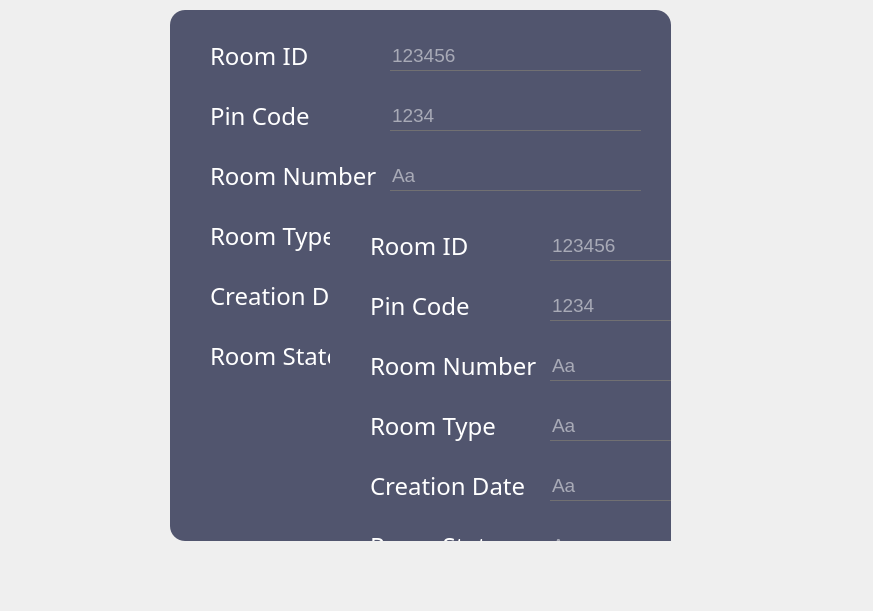
<?xml version="1.0" encoding="UTF-8"?>
<ui version="4.0">
 <class>add</class>
 <widget class="QDialog" name="add">
  <property name="geometry">
   <rect>
    <x>0</x>
    <y>0</y>
    <width>873</width>
    <height>611</height>
   </rect>
  </property>
  <property name="windowTitle">
   <string>Dialog</string>
  </property>
  <property name="styleSheet">
   <string notr="true">*{
background:url(C:/Users/hedi2/downloads/hamer.jpg)
}</string>
  </property>
  <widget class="QFrame" name="add_room">
   <property name="geometry">
    <rect>
     <x>170</x>
     <y>10</y>
     <width>501</width>
     <height>531</height>
    </rect>
   </property>
   <property name="styleSheet">
    <string notr="true">QFrame
{
	background:#51556e;
    border-radius:15px;
}</string>
   </property>
   <property name="frameShape">
    <enum>QFrame::StyledPanel</enum>
   </property>
   <property name="frameShadow">
    <enum>QFrame::Raised</enum>
   </property>
   <widget class="QPushButton" name="ADD">
    <property name="geometry">
     <rect>
      <x>270</x>
      <y>460</y>
      <width>201</width>
      <height>51</height>
     </rect>
    </property>
    <property name="font">
     <font>
      <pointsize>12</pointsize>
     </font>
    </property>
    <property name="styleSheet">
     <string notr="true">*{
color:white;
border-radius: 15px;
background:#303030;
}

*:hover
{
	color:#303030;
	border-radius:15px;
	background:white
}</string>
    </property>
    <property name="text">
     <string>ADD</string>
    </property>
   </widget>
   <widget class="QLineEdit" name="LRI">
    <property name="geometry">
     <rect>
      <x>220</x>
      <y>30</y>
      <width>251</width>
      <height>31</height>
     </rect>
    </property>
    <property name="font">
     <font>
      <pointsize>14</pointsize>
     </font>
    </property>
    <property name="acceptDrops">
     <bool>true</bool>
    </property>
    <property name="styleSheet">
     <string notr="true">*{
background:transparent;
border:none;
color:white;
border-bottom:1px solid #717072;
}</string>
    </property>
    <property name="inputMask">
     <string/>
    </property>
    <property name="text">
     <string/>
    </property>
    <property name="maxLength">
     <number>32767</number>
    </property>
    <property name="echoMode">
     <enum>QLineEdit::Normal</enum>
    </property>
    <property name="placeholderText">
     <string>123456</string>
    </property>
   </widget>
   <widget class="QLabel" name="RID">
    <property name="geometry">
     <rect>
      <x>40</x>
      <y>20</y>
      <width>121</width>
      <height>51</height>
     </rect>
    </property>
    <property name="styleSheet">
     <string notr="true">*{
    font-family:century gothic;
    font-size:24px;
	color:white;
}

</string>
    </property>
    <property name="text">
     <string>Room ID</string>
    </property>
   </widget>
   <widget class="QLabel" name="pc">
    <property name="geometry">
     <rect>
      <x>40</x>
      <y>80</y>
      <width>111</width>
      <height>51</height>
     </rect>
    </property>
    <property name="styleSheet">
     <string notr="true">*{
    font-family:century gothic;
    font-size:24px;
	color:white;
}

</string>
    </property>
    <property name="text">
     <string>Pin Code</string>
    </property>
   </widget>
   <widget class="QLineEdit" name="LCP">
    <property name="geometry">
     <rect>
      <x>220</x>
      <y>90</y>
      <width>251</width>
      <height>31</height>
     </rect>
    </property>
    <property name="font">
     <font>
      <pointsize>14</pointsize>
     </font>
    </property>
    <property name="acceptDrops">
     <bool>true</bool>
    </property>
    <property name="styleSheet">
     <string notr="true">*{
background:transparent;
border:none;
color:white;
border-bottom:1px solid #717072;
}</string>
    </property>
    <property name="inputMask">
     <string/>
    </property>
    <property name="text">
     <string/>
    </property>
    <property name="maxLength">
     <number>32767</number>
    </property>
    <property name="echoMode">
     <enum>QLineEdit::Normal</enum>
    </property>
    <property name="placeholderText">
     <string>1234</string>
    </property>
   </widget>
   <widget class="QLabel" name="RN">
    <property name="geometry">
     <rect>
      <x>40</x>
      <y>140</y>
      <width>181</width>
      <height>51</height>
     </rect>
    </property>
    <property name="styleSheet">
     <string notr="true">*{
    font-family:century gothic;
    font-size:24px;
	color:white;
}

</string>
    </property>
    <property name="text">
     <string>Room Number</string>
    </property>
   </widget>
   <widget class="QLineEdit" name="LRN">
    <property name="geometry">
     <rect>
      <x>220</x>
      <y>150</y>
      <width>251</width>
      <height>31</height>
     </rect>
    </property>
    <property name="font">
     <font>
      <pointsize>14</pointsize>
     </font>
    </property>
    <property name="acceptDrops">
     <bool>true</bool>
    </property>
    <property name="styleSheet">
     <string notr="true">*{
background:transparent;
border:none;
color:white;
border-bottom:1px solid #717072;
}</string>
    </property>
    <property name="inputMask">
     <string/>
    </property>
    <property name="text">
     <string/>
    </property>
    <property name="maxLength">
     <number>32767</number>
    </property>
    <property name="echoMode">
     <enum>QLineEdit::Normal</enum>
    </property>
    <property name="placeholderText">
     <string>Aa</string>
    </property>
   </widget>
   <widget class="QLabel" name="RT">
    <property name="geometry">
     <rect>
      <x>40</x>
      <y>200</y>
      <width>151</width>
      <height>51</height>
     </rect>
    </property>
    <property name="styleSheet">
     <string notr="true">*{
    font-family:century gothic;
    font-size:24px;
	color:white;
}

</string>
    </property>
    <property name="text">
     <string>Room Type</string>
    </property>
   </widget>
   <widget class="QLineEdit" name="LRT">
    <property name="geometry">
     <rect>
      <x>220</x>
      <y>210</y>
      <width>251</width>
      <height>31</height>
     </rect>
    </property>
    <property name="font">
     <font>
      <pointsize>14</pointsize>
     </font>
    </property>
    <property name="acceptDrops">
     <bool>true</bool>
    </property>
    <property name="styleSheet">
     <string notr="true">*{
background:transparent;
border:none;
color:white;
border-bottom:1px solid #717072;
}</string>
    </property>
    <property name="inputMask">
     <string/>
    </property>
    <property name="text">
     <string/>
    </property>
    <property name="maxLength">
     <number>32767</number>
    </property>
    <property name="echoMode">
     <enum>QLineEdit::Normal</enum>
    </property>
    <property name="placeholderText">
     <string>Aa</string>
    </property>
   </widget>
   <widget class="QLabel" name="CD">
    <property name="geometry">
     <rect>
      <x>40</x>
      <y>260</y>
      <width>201</width>
      <height>51</height>
     </rect>
    </property>
    <property name="styleSheet">
     <string notr="true">*{
    font-family:century gothic;
    font-size:24px;
	color:white;
}

</string>
    </property>
    <property name="text">
     <string>Creation Date</string>
    </property>
   </widget>
   <widget class="QLabel" name="RS">
    <property name="geometry">
     <rect>
      <x>40</x>
      <y>320</y>
      <width>151</width>
      <height>51</height>
     </rect>
    </property>
    <property name="styleSheet">
     <string notr="true">*{
    font-family:century gothic;
    font-size:24px;
	color:white;
}

</string>
    </property>
    <property name="text">
     <string>Room State</string>
    </property>
   </widget>
   <widget class="QLineEdit" name="LRS">
    <property name="geometry">
     <rect>
      <x>220</x>
      <y>330</y>
      <width>251</width>
      <height>31</height>
     </rect>
    </property>
    <property name="font">
     <font>
      <pointsize>14</pointsize>
     </font>
    </property>
    <property name="acceptDrops">
     <bool>true</bool>
    </property>
    <property name="styleSheet">
     <string notr="true">*{
background:transparent;
border:none;
color:white;
border-bottom:1px solid #717072;
}</string>
    </property>
    <property name="inputMask">
     <string/>
    </property>
    <property name="text">
     <string/>
    </property>
    <property name="maxLength">
     <number>32767</number>
    </property>
    <property name="echoMode">
     <enum>QLineEdit::Normal</enum>
    </property>
    <property name="placeholderText">
     <string>Aa</string>
    </property>
   </widget>
   <widget class="QLineEdit" name="LCD">
    <property name="geometry">
     <rect>
      <x>220</x>
      <y>270</y>
      <width>251</width>
      <height>31</height>
     </rect>
    </property>
    <property name="font">
     <font>
      <pointsize>14</pointsize>
     </font>
    </property>
    <property name="acceptDrops">
     <bool>true</bool>
    </property>
    <property name="styleSheet">
     <string notr="true">*{
background:transparent;
border:none;
color:white;
border-bottom:1px solid #717072;
}</string>
    </property>
    <property name="inputMask">
     <string/>
    </property>
    <property name="text">
     <string/>
    </property>
    <property name="maxLength">
     <number>32767</number>
    </property>
    <property name="echoMode">
     <enum>QLineEdit::Normal</enum>
    </property>
    <property name="placeholderText">
     <string>Aa</string>
    </property>
   </widget>
   <widget class="QFrame" name="add_room_2">
    <property name="geometry">
     <rect>
      <x>160</x>
      <y>190</y>
      <width>501</width>
      <height>531</height>
     </rect>
    </property>
    <property name="styleSheet">
     <string notr="true">QFrame
{
	background:#51556e;
    border-radius:15px;
}</string>
    </property>
    <property name="frameShape">
     <enum>QFrame::StyledPanel</enum>
    </property>
    <property name="frameShadow">
     <enum>QFrame::Raised</enum>
    </property>
    <widget class="QPushButton" name="ADD_2">
     <property name="geometry">
      <rect>
       <x>270</x>
       <y>460</y>
       <width>201</width>
       <height>51</height>
      </rect>
     </property>
     <property name="font">
      <font>
       <pointsize>12</pointsize>
      </font>
     </property>
     <property name="styleSheet">
      <string notr="true">*{
color:white;
border-radius: 15px;
background:#303030;
}

*:hover
{
	color:#303030;
	border-radius:15px;
	background:white
}</string>
     </property>
     <property name="text">
      <string>ADD</string>
     </property>
    </widget>
    <widget class="QLineEdit" name="LRI_2">
     <property name="geometry">
      <rect>
       <x>220</x>
       <y>30</y>
       <width>251</width>
       <height>31</height>
      </rect>
     </property>
     <property name="font">
      <font>
       <pointsize>14</pointsize>
      </font>
     </property>
     <property name="acceptDrops">
      <bool>true</bool>
     </property>
     <property name="styleSheet">
      <string notr="true">*{
background:transparent;
border:none;
color:white;
border-bottom:1px solid #717072;
}</string>
     </property>
     <property name="inputMask">
      <string/>
     </property>
     <property name="text">
      <string/>
     </property>
     <property name="maxLength">
      <number>32767</number>
     </property>
     <property name="echoMode">
      <enum>QLineEdit::Normal</enum>
     </property>
     <property name="placeholderText">
      <string>123456</string>
     </property>
    </widget>
    <widget class="QLabel" name="RID_2">
     <property name="geometry">
      <rect>
       <x>40</x>
       <y>20</y>
       <width>121</width>
       <height>51</height>
      </rect>
     </property>
     <property name="styleSheet">
      <string notr="true">*{
    font-family:century gothic;
    font-size:24px;
	color:white;
}

</string>
     </property>
     <property name="text">
      <string>Room ID</string>
     </property>
    </widget>
    <widget class="QLabel" name="pc_2">
     <property name="geometry">
      <rect>
       <x>40</x>
       <y>80</y>
       <width>111</width>
       <height>51</height>
      </rect>
     </property>
     <property name="styleSheet">
      <string notr="true">*{
    font-family:century gothic;
    font-size:24px;
	color:white;
}

</string>
     </property>
     <property name="text">
      <string>Pin Code</string>
     </property>
    </widget>
    <widget class="QLineEdit" name="LCP_2">
     <property name="geometry">
      <rect>
       <x>220</x>
       <y>90</y>
       <width>251</width>
       <height>31</height>
      </rect>
     </property>
     <property name="font">
      <font>
       <pointsize>14</pointsize>
      </font>
     </property>
     <property name="acceptDrops">
      <bool>true</bool>
     </property>
     <property name="styleSheet">
      <string notr="true">*{
background:transparent;
border:none;
color:white;
border-bottom:1px solid #717072;
}</string>
     </property>
     <property name="inputMask">
      <string/>
     </property>
     <property name="text">
      <string/>
     </property>
     <property name="maxLength">
      <number>32767</number>
     </property>
     <property name="echoMode">
      <enum>QLineEdit::Normal</enum>
     </property>
     <property name="placeholderText">
      <string>1234</string>
     </property>
    </widget>
    <widget class="QLabel" name="RN_2">
     <property name="geometry">
      <rect>
       <x>40</x>
       <y>140</y>
       <width>181</width>
       <height>51</height>
      </rect>
     </property>
     <property name="styleSheet">
      <string notr="true">*{
    font-family:century gothic;
    font-size:24px;
	color:white;
}

</string>
     </property>
     <property name="text">
      <string>Room Number</string>
     </property>
    </widget>
    <widget class="QLineEdit" name="LRN_2">
     <property name="geometry">
      <rect>
       <x>220</x>
       <y>150</y>
       <width>251</width>
       <height>31</height>
      </rect>
     </property>
     <property name="font">
      <font>
       <pointsize>14</pointsize>
      </font>
     </property>
     <property name="acceptDrops">
      <bool>true</bool>
     </property>
     <property name="styleSheet">
      <string notr="true">*{
background:transparent;
border:none;
color:white;
border-bottom:1px solid #717072;
}</string>
     </property>
     <property name="inputMask">
      <string/>
     </property>
     <property name="text">
      <string/>
     </property>
     <property name="maxLength">
      <number>32767</number>
     </property>
     <property name="echoMode">
      <enum>QLineEdit::Normal</enum>
     </property>
     <property name="placeholderText">
      <string>Aa</string>
     </property>
    </widget>
    <widget class="QLabel" name="RT_2">
     <property name="geometry">
      <rect>
       <x>40</x>
       <y>200</y>
       <width>151</width>
       <height>51</height>
      </rect>
     </property>
     <property name="styleSheet">
      <string notr="true">*{
    font-family:century gothic;
    font-size:24px;
	color:white;
}

</string>
     </property>
     <property name="text">
      <string>Room Type</string>
     </property>
    </widget>
    <widget class="QLineEdit" name="LRT_2">
     <property name="geometry">
      <rect>
       <x>220</x>
       <y>210</y>
       <width>251</width>
       <height>31</height>
      </rect>
     </property>
     <property name="font">
      <font>
       <pointsize>14</pointsize>
      </font>
     </property>
     <property name="acceptDrops">
      <bool>true</bool>
     </property>
     <property name="styleSheet">
      <string notr="true">*{
background:transparent;
border:none;
color:white;
border-bottom:1px solid #717072;
}</string>
     </property>
     <property name="inputMask">
      <string/>
     </property>
     <property name="text">
      <string/>
     </property>
     <property name="maxLength">
      <number>32767</number>
     </property>
     <property name="echoMode">
      <enum>QLineEdit::Normal</enum>
     </property>
     <property name="placeholderText">
      <string>Aa</string>
     </property>
    </widget>
    <widget class="QLabel" name="CD_2">
     <property name="geometry">
      <rect>
       <x>40</x>
       <y>260</y>
       <width>201</width>
       <height>51</height>
      </rect>
     </property>
     <property name="styleSheet">
      <string notr="true">*{
    font-family:century gothic;
    font-size:24px;
	color:white;
}

</string>
     </property>
     <property name="text">
      <string>Creation Date</string>
     </property>
    </widget>
    <widget class="QLabel" name="RS_2">
     <property name="geometry">
      <rect>
       <x>40</x>
       <y>320</y>
       <width>151</width>
       <height>51</height>
      </rect>
     </property>
     <property name="styleSheet">
      <string notr="true">*{
    font-family:century gothic;
    font-size:24px;
	color:white;
}

</string>
     </property>
     <property name="text">
      <string>Room State</string>
     </property>
    </widget>
    <widget class="QLineEdit" name="LRS_2">
     <property name="geometry">
      <rect>
       <x>220</x>
       <y>330</y>
       <width>251</width>
       <height>31</height>
      </rect>
     </property>
     <property name="font">
      <font>
       <pointsize>14</pointsize>
      </font>
     </property>
     <property name="acceptDrops">
      <bool>true</bool>
     </property>
     <property name="styleSheet">
      <string notr="true">*{
background:transparent;
border:none;
color:white;
border-bottom:1px solid #717072;
}</string>
     </property>
     <property name="inputMask">
      <string/>
     </property>
     <property name="text">
      <string/>
     </property>
     <property name="maxLength">
      <number>32767</number>
     </property>
     <property name="echoMode">
      <enum>QLineEdit::Normal</enum>
     </property>
     <property name="placeholderText">
      <string>Aa</string>
     </property>
    </widget>
    <widget class="QLineEdit" name="LCD_2">
     <property name="geometry">
      <rect>
       <x>220</x>
       <y>270</y>
       <width>251</width>
       <height>31</height>
      </rect>
     </property>
     <property name="font">
      <font>
       <pointsize>14</pointsize>
      </font>
     </property>
     <property name="acceptDrops">
      <bool>true</bool>
     </property>
     <property name="styleSheet">
      <string notr="true">*{
background:transparent;
border:none;
color:white;
border-bottom:1px solid #717072;
}</string>
     </property>
     <property name="inputMask">
      <string/>
     </property>
     <property name="text">
      <string/>
     </property>
     <property name="maxLength">
      <number>32767</number>
     </property>
     <property name="echoMode">
      <enum>QLineEdit::Normal</enum>
     </property>
     <property name="placeholderText">
      <string>Aa</string>
     </property>
    </widget>
   </widget>
   <zorder>ADD</zorder>
   <zorder>RID</zorder>
   <zorder>pc</zorder>
   <zorder>LRI</zorder>
   <zorder>LCP</zorder>
   <zorder>RN</zorder>
   <zorder>LRN</zorder>
   <zorder>RT</zorder>
   <zorder>LRT</zorder>
   <zorder>CD</zorder>
   <zorder>RS</zorder>
   <zorder>LRS</zorder>
   <zorder>LCD</zorder>
   <zorder>add_room_2</zorder>
  </widget>
 </widget>
 <resources/>
 <connections/>
</ui>
